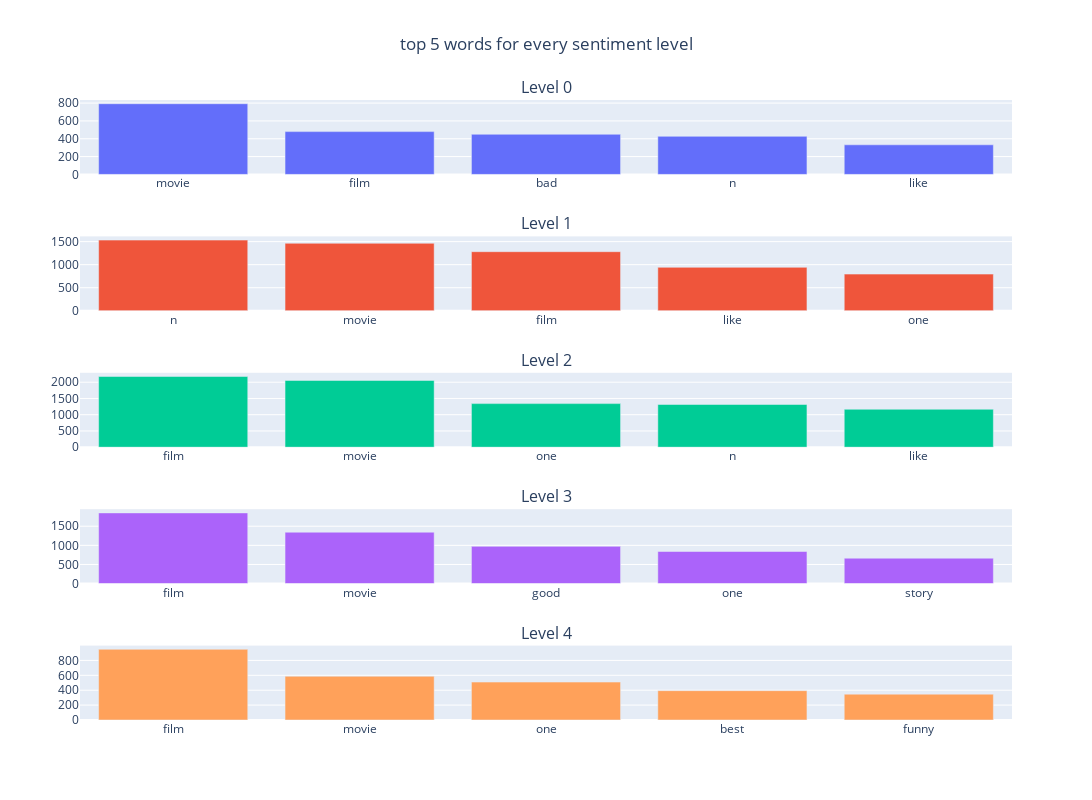

Source (notebook cell):
### Markdown cell above
We can see that the more positive the review, the more positive words appear, and "n" disappear

### Code cell
fig = make_subplots(rows=5, cols=1, subplot_titles=("Level 0", "Level 1", "Level 2", "Level 3", "Level 4"))

fig.append_trace(go.Bar(x=words0.Word.iloc[0:5], y=words0.Count.iloc[:5]), row=1, col=1)
fig.append_trace(go.Bar(x=words1.Word.iloc[0:5], y=words1.Count.iloc[:5]), row=2, col=1)
fig.append_trace(go.Bar(x=words2.Word.iloc[0:5], y=words2.Count.iloc[:5]), row=3, col=1)
fig.append_trace(go.Bar(x=words3.Word.iloc[0:5], y=words3.Count.iloc[:5]), row=4, col=1)
fig.append_trace(go.Bar(x=words4.Word.iloc[0:5], y=words4.Count.iloc[:5]), row=5, col=1)
fig.update_layout(height=800, width=1200, title_text="top 5 words for every sentiment level", title_x=0.5, showlegend=False)

### Figure 1 — Plotly figure (JSON) as saved in the notebook; plotly's stock layout.template omitted (floating-point values rounded to 4 significant figures)
{"data": [{"type": "bar", "x": ["movie", "film", "bad", "n", "like"], "xaxis": "x", "y": [793, 480, 450, 427, 332], "yaxis": "y"}, {"type": "bar", "x": ["n", "movie", "film", "like", "one"], "xaxis": "x2", "y": [1532, 1463, 1281, 942, 795], "yaxis": "y2"}, {"type": "bar", "x": ["film", "movie", "one", "n", "like"], "xaxis": "x3", "y": [2175, 2054, 1341, 1314, 1167], "yaxis": "y3"}, {"type": "bar", "x": ["film", "movie", "good", "one", "story"], "xaxis": "x4", "y": [1848, 1344, 974, 839, 664], "yaxis": "y4"}, {"type": "bar", "x": ["film", "movie", "one", "best", "funny"], "xaxis": "x5", "y": [949, 587, 509, 394, 347], "yaxis": "y5"}], "layout": {"annotations": [{"font": {"size": 16}, "showarrow": false, "text": "Level 0", "x": 0.5, "xanchor": "center", "xref": "paper", "y": 1, "yanchor": "bottom", "yref": "paper"}, {"font": {"size": 16}, "showarrow": false, "text": "Level 1", "x": 0.5, "xanchor": "center", "xref": "paper", "y": 0.78, "yanchor": "bottom", "yref": "paper"}, {"font": {"size": 16}, "showarrow": false, "text": "Level 2", "x": 0.5, "xanchor": "center", "xref": "paper", "y": 0.56, "yanchor": "bottom", "yref": "paper"}, {"font": {"size": 16}, "showarrow": false, "text": "Level 3", "x": 0.5, "xanchor": "center", "xref": "paper", "y": 0.34, "yanchor": "bottom", "yref": "paper"}, {"font": {"size": 16}, "showarrow": false, "text": "Level 4", "x": 0.5, "xanchor": "center", "xref": "paper", "y": 0.12, "yanchor": "bottom", "yref": "paper"}], "height": 800, "showlegend": false, "title": {"text": "top 5 words for every sentiment level", "x": 0.5}, "width": 1200, "xaxis": {"anchor": "y", "domain": [0, 1]}, "xaxis2": {"anchor": "y2", "domain": [0, 1]}, "xaxis3": {"anchor": "y3", "domain": [0, 1]}, "xaxis4": {"anchor": "y4", "domain": [0, 1]}, "xaxis5": {"anchor": "y5", "domain": [0, 1]}, "yaxis": {"anchor": "x", "domain": [0.88, 1]}, "yaxis2": {"anchor": "x2", "domain": [0.66, 0.78]}, "yaxis3": {"anchor": "x3", "domain": [0.44, 0.56]}, "yaxis4": {"anchor": "x4", "domain": [0.22, 0.34]}, "yaxis5": {"anchor": "x5", "domain": [0, 0.12]}}}
